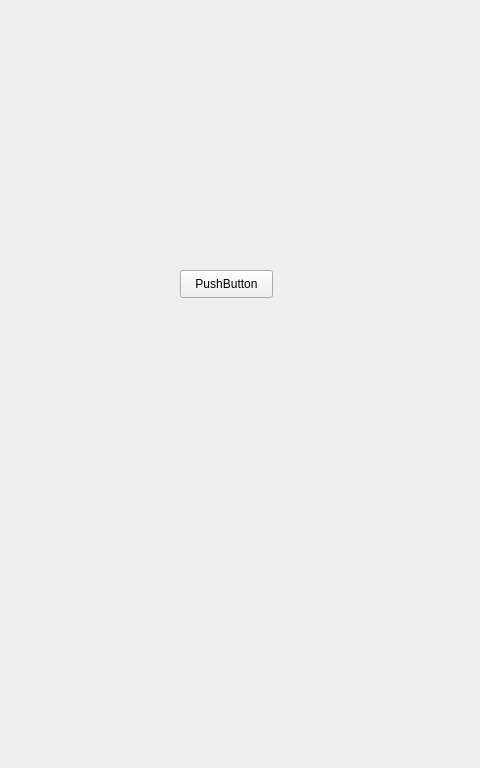
<?xml version="1.0" encoding="UTF-8"?>
<ui version="4.0">
 <class>Form</class>
 <widget class="QWidget" name="Form">
  <property name="geometry">
   <rect>
    <x>0</x>
    <y>0</y>
    <width>480</width>
    <height>768</height>
   </rect>
  </property>
  <property name="windowTitle">
   <string>Form</string>
  </property>
  <widget class="QPushButton" name="pushButton">
   <property name="geometry">
    <rect>
     <x>180</x>
     <y>270</y>
     <width>93</width>
     <height>28</height>
    </rect>
   </property>
   <property name="text">
    <string>PushButton</string>
   </property>
  </widget>
 </widget>
 <resources/>
 <connections/>
</ui>
